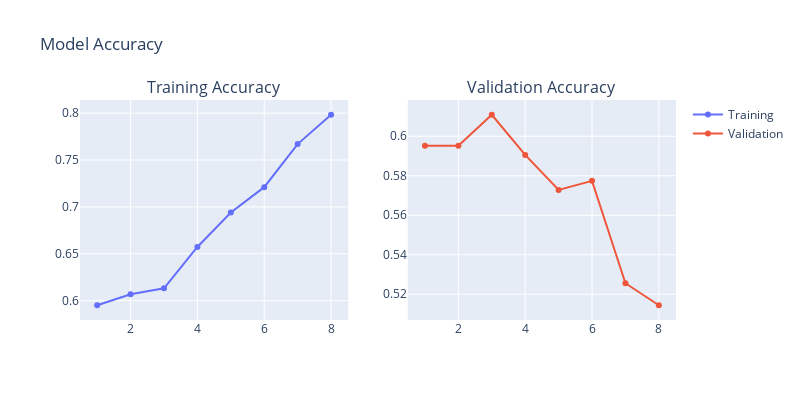

Notebook source saved alongside this figure:
### Code cell
# Model Accuracy graph
fig = make_subplots(rows=1, cols=2, subplot_titles=('Training Accuracy', 'Validation Accuracy'))

fig.add_trace(go.Scatter(x=list(range(1, len(history1.history['accuracy'])+1)), y=history1.history['accuracy'], name='Training'), row=1, col=1)
fig.add_trace(go.Scatter(x=list(range(1, len(history1.history['val_accuracy'])+1)), y=history1.history['val_accuracy'], name='Validation'), row=1, col=2)

fig.update_layout(height=400, width=800, title_text="Model Accuracy")
fig.show()

### Figure 1 — Plotly figure (JSON) as saved in the notebook; plotly's stock layout.template omitted (floating-point values rounded to 4 significant figures)
{"data": [{"name": "Training", "type": "scatter", "x": [1, 2, 3, 4, 5, 6, 7, 8], "xaxis": "x", "y": [0.595, 0.6068, 0.6131, 0.6572, 0.694, 0.721, 0.767, 0.7983], "yaxis": "y"}, {"name": "Validation", "type": "scatter", "x": [1, 2, 3, 4, 5, 6, 7, 8], "xaxis": "x2", "y": [0.5951, 0.5951, 0.6109, 0.5906, 0.5728, 0.5774, 0.5256, 0.5144], "yaxis": "y2"}], "layout": {"annotations": [{"font": {"size": 16}, "showarrow": false, "text": "Training Accuracy", "x": 0.225, "xanchor": "center", "xref": "paper", "y": 1, "yanchor": "bottom", "yref": "paper"}, {"font": {"size": 16}, "showarrow": false, "text": "Validation Accuracy", "x": 0.775, "xanchor": "center", "xref": "paper", "y": 1, "yanchor": "bottom", "yref": "paper"}], "height": 400, "title": {"text": "Model Accuracy"}, "width": 800, "xaxis": {"anchor": "y", "domain": [0, 0.45]}, "xaxis2": {"anchor": "y2", "domain": [0.55, 1]}, "yaxis": {"anchor": "x", "domain": [0, 1]}, "yaxis2": {"anchor": "x2", "domain": [0, 1]}}}
